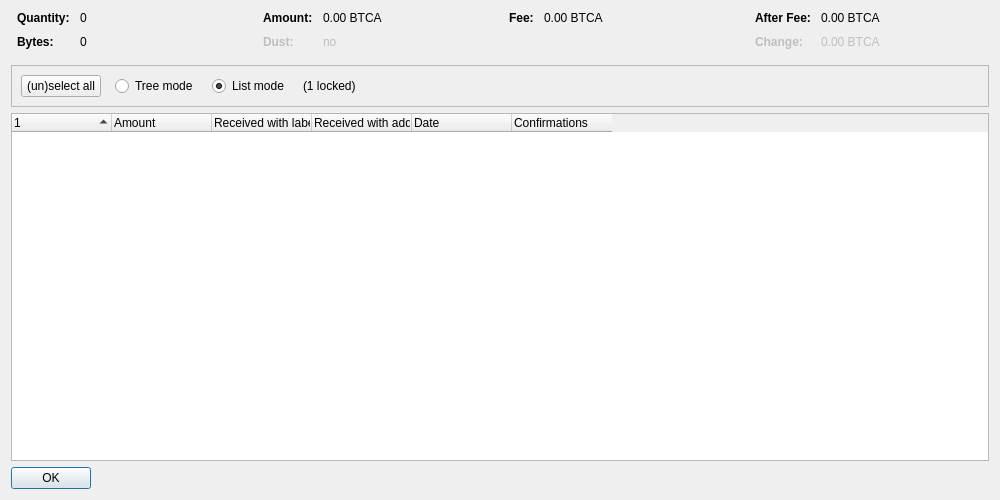
<?xml version="1.0" encoding="UTF-8"?>
<ui version="4.0">
 <class>CoinControlDialog</class>
 <widget class="QDialog" name="CoinControlDialog">
  <property name="geometry">
   <rect>
    <x>0</x>
    <y>0</y>
    <width>1000</width>
    <height>500</height>
   </rect>
  </property>
  <property name="windowTitle">
   <string>Coin Selection</string>
  </property>
  <layout class="QVBoxLayout" name="verticalLayout">
   <item>
    <layout class="QHBoxLayout" name="horizontalLayoutTop" stretch="0,0,0,0">
     <property name="topMargin">
      <number>0</number>
     </property>
     <property name="bottomMargin">
      <number>10</number>
     </property>
     <item>
      <layout class="QFormLayout" name="formLayoutCoinControl1">
       <property name="horizontalSpacing">
        <number>10</number>
       </property>
       <property name="verticalSpacing">
        <number>10</number>
       </property>
       <property name="leftMargin">
        <number>6</number>
       </property>
       <property name="rightMargin">
        <number>6</number>
       </property>
       <item row="0" column="0">
        <widget class="QLabel" name="labelCoinControlQuantityText">
         <property name="font">
          <font>
           <weight>75</weight>
           <bold>true</bold>
          </font>
         </property>
         <property name="text">
          <string>Quantity:</string>
         </property>
        </widget>
       </item>
       <item row="0" column="1">
        <widget class="QLabel" name="labelCoinControlQuantity">
         <property name="cursor">
          <cursorShape>IBeamCursor</cursorShape>
         </property>
         <property name="contextMenuPolicy">
          <enum>Qt::ActionsContextMenu</enum>
         </property>
         <property name="text">
          <string notr="true">0</string>
         </property>
         <property name="textInteractionFlags">
          <set>Qt::LinksAccessibleByMouse|Qt::TextSelectableByKeyboard|Qt::TextSelectableByMouse</set>
         </property>
        </widget>
       </item>
       <item row="1" column="0">
        <widget class="QLabel" name="labelCoinControlBytesText">
         <property name="font">
          <font>
           <weight>75</weight>
           <bold>true</bold>
          </font>
         </property>
         <property name="text">
          <string>Bytes:</string>
         </property>
        </widget>
       </item>
       <item row="1" column="1">
        <widget class="QLabel" name="labelCoinControlBytes">
         <property name="cursor">
          <cursorShape>IBeamCursor</cursorShape>
         </property>
         <property name="contextMenuPolicy">
          <enum>Qt::ActionsContextMenu</enum>
         </property>
         <property name="text">
          <string notr="true">0</string>
         </property>
         <property name="textInteractionFlags">
          <set>Qt::LinksAccessibleByMouse|Qt::TextSelectableByKeyboard|Qt::TextSelectableByMouse</set>
         </property>
        </widget>
       </item>
      </layout>
     </item>
     <item>
      <layout class="QFormLayout" name="formLayoutCoinControl2">
       <property name="horizontalSpacing">
        <number>10</number>
       </property>
       <property name="verticalSpacing">
        <number>10</number>
       </property>
       <property name="leftMargin">
        <number>6</number>
       </property>
       <property name="rightMargin">
        <number>6</number>
       </property>
       <item row="0" column="0">
        <widget class="QLabel" name="labelCoinControlAmountText">
         <property name="font">
          <font>
           <weight>75</weight>
           <bold>true</bold>
          </font>
         </property>
         <property name="text">
          <string>Amount:</string>
         </property>
        </widget>
       </item>
       <item row="0" column="1">
        <widget class="QLabel" name="labelCoinControlAmount">
         <property name="cursor">
          <cursorShape>IBeamCursor</cursorShape>
         </property>
         <property name="contextMenuPolicy">
          <enum>Qt::ActionsContextMenu</enum>
         </property>
         <property name="text">
          <string notr="true">0.00 BTCA</string>
         </property>
         <property name="textInteractionFlags">
          <set>Qt::LinksAccessibleByMouse|Qt::TextSelectableByKeyboard|Qt::TextSelectableByMouse</set>
         </property>
        </widget>
       </item>
       <item row="1" column="0">
        <widget class="QLabel" name="labelCoinControlLowOutputText">
         <property name="enabled">
          <bool>false</bool>
         </property>
         <property name="font">
          <font>
           <weight>75</weight>
           <bold>true</bold>
          </font>
         </property>
         <property name="text">
          <string>Dust:</string>
         </property>
        </widget>
       </item>
       <item row="1" column="1">
        <widget class="QLabel" name="labelCoinControlLowOutput">
         <property name="enabled">
          <bool>false</bool>
         </property>
         <property name="cursor">
          <cursorShape>IBeamCursor</cursorShape>
         </property>
         <property name="contextMenuPolicy">
          <enum>Qt::ActionsContextMenu</enum>
         </property>
         <property name="text">
          <string notr="true">no</string>
         </property>
         <property name="textInteractionFlags">
          <set>Qt::LinksAccessibleByMouse|Qt::TextSelectableByKeyboard|Qt::TextSelectableByMouse</set>
         </property>
        </widget>
       </item>
      </layout>
     </item>
     <item>
      <layout class="QFormLayout" name="formLayoutCoinControl3">
       <property name="horizontalSpacing">
        <number>10</number>
       </property>
       <property name="verticalSpacing">
        <number>10</number>
       </property>
       <property name="leftMargin">
        <number>6</number>
       </property>
       <property name="rightMargin">
        <number>6</number>
       </property>
       <item row="0" column="0">
        <widget class="QLabel" name="labelCoinControlFeeText">
         <property name="font">
          <font>
           <weight>75</weight>
           <bold>true</bold>
          </font>
         </property>
         <property name="text">
          <string>Fee:</string>
         </property>
        </widget>
       </item>
       <item row="0" column="1">
        <widget class="QLabel" name="labelCoinControlFee">
         <property name="cursor">
          <cursorShape>IBeamCursor</cursorShape>
         </property>
         <property name="contextMenuPolicy">
          <enum>Qt::ActionsContextMenu</enum>
         </property>
         <property name="text">
          <string notr="true">0.00 BTCA</string>
         </property>
         <property name="textInteractionFlags">
          <set>Qt::LinksAccessibleByMouse|Qt::TextSelectableByKeyboard|Qt::TextSelectableByMouse</set>
         </property>
        </widget>
       </item>
      </layout>
     </item>
     <item>
      <layout class="QFormLayout" name="formLayoutCoinControl4">
       <property name="horizontalSpacing">
        <number>10</number>
       </property>
       <property name="verticalSpacing">
        <number>10</number>
       </property>
       <property name="leftMargin">
        <number>6</number>
       </property>
       <property name="rightMargin">
        <number>6</number>
       </property>
       <item row="0" column="0">
        <widget class="QLabel" name="labelCoinControlAfterFeeText">
         <property name="font">
          <font>
           <weight>75</weight>
           <bold>true</bold>
          </font>
         </property>
         <property name="text">
          <string>After Fee:</string>
         </property>
        </widget>
       </item>
       <item row="0" column="1">
        <widget class="QLabel" name="labelCoinControlAfterFee">
         <property name="cursor">
          <cursorShape>IBeamCursor</cursorShape>
         </property>
         <property name="contextMenuPolicy">
          <enum>Qt::ActionsContextMenu</enum>
         </property>
         <property name="text">
          <string notr="true">0.00 BTCA</string>
         </property>
         <property name="textInteractionFlags">
          <set>Qt::LinksAccessibleByMouse|Qt::TextSelectableByKeyboard|Qt::TextSelectableByMouse</set>
         </property>
        </widget>
       </item>
       <item row="1" column="0">
        <widget class="QLabel" name="labelCoinControlChangeText">
         <property name="enabled">
          <bool>false</bool>
         </property>
         <property name="font">
          <font>
           <weight>75</weight>
           <bold>true</bold>
          </font>
         </property>
         <property name="text">
          <string>Change:</string>
         </property>
        </widget>
       </item>
       <item row="1" column="1">
        <widget class="QLabel" name="labelCoinControlChange">
         <property name="enabled">
          <bool>false</bool>
         </property>
         <property name="cursor">
          <cursorShape>IBeamCursor</cursorShape>
         </property>
         <property name="contextMenuPolicy">
          <enum>Qt::ActionsContextMenu</enum>
         </property>
         <property name="text">
          <string notr="true">0.00 BTCA</string>
         </property>
         <property name="textInteractionFlags">
          <set>Qt::LinksAccessibleByMouse|Qt::TextSelectableByKeyboard|Qt::TextSelectableByMouse</set>
         </property>
        </widget>
       </item>
      </layout>
     </item>
    </layout>
   </item>
   <item>
    <widget class="QFrame" name="frame">
     <property name="minimumSize">
      <size>
       <width>0</width>
       <height>40</height>
      </size>
     </property>
     <property name="frameShape">
      <enum>QFrame::StyledPanel</enum>
     </property>
     <property name="frameShadow">
      <enum>QFrame::Sunken</enum>
     </property>
     <layout class="QHBoxLayout" name="horizontalLayout">
      <item>
       <layout class="QHBoxLayout" name="horizontalLayoutPanel" stretch="0,0,0,0,0">
        <property name="spacing">
         <number>14</number>
        </property>
        <item>
         <widget class="QPushButton" name="pushButtonSelectAll">
          <property name="sizePolicy">
           <sizepolicy hsizetype="Maximum" vsizetype="Fixed">
            <horstretch>0</horstretch>
            <verstretch>0</verstretch>
           </sizepolicy>
          </property>
          <property name="text">
           <string>(un)select all</string>
          </property>
          <property name="autoDefault">
           <bool>false</bool>
          </property>
         </widget>
        </item>
        <item>
         <widget class="QRadioButton" name="radioTreeMode">
          <property name="sizePolicy">
           <sizepolicy hsizetype="Maximum" vsizetype="Fixed">
            <horstretch>0</horstretch>
            <verstretch>0</verstretch>
           </sizepolicy>
          </property>
          <property name="text">
           <string>Tree mode</string>
          </property>
         </widget>
        </item>
        <item>
         <widget class="QRadioButton" name="radioListMode">
          <property name="sizePolicy">
           <sizepolicy hsizetype="Maximum" vsizetype="Fixed">
            <horstretch>0</horstretch>
            <verstretch>0</verstretch>
           </sizepolicy>
          </property>
          <property name="text">
           <string>List mode</string>
          </property>
          <property name="checked">
           <bool>true</bool>
          </property>
         </widget>
        </item>
        <item>
         <widget class="QLabel" name="labelLocked">
          <property name="text">
           <string notr="true">(1 locked)</string>
          </property>
         </widget>
        </item>
        <item>
         <spacer name="horizontalSpacer">
          <property name="orientation">
           <enum>Qt::Horizontal</enum>
          </property>
          <property name="sizeHint" stdset="0">
           <size>
            <width>40</width>
            <height>20</height>
           </size>
          </property>
         </spacer>
        </item>
       </layout>
      </item>
     </layout>
    </widget>
   </item>
   <item>
    <widget class="CoinControlTreeWidget" name="treeWidget">
     <property name="contextMenuPolicy">
      <enum>Qt::CustomContextMenu</enum>
     </property>
     <property name="sortingEnabled">
      <bool>false</bool>
     </property>
     <property name="columnCount">
      <number>6</number>
     </property>
     <attribute name="headerShowSortIndicator" stdset="0">
      <bool>true</bool>
     </attribute>
     <attribute name="headerStretchLastSection">
      <bool>false</bool>
     </attribute>
     <column>
      <property name="text">
       <string/>
      </property>
     </column>
     <column>
      <property name="text">
       <string>Amount</string>
      </property>
     </column>
     <column>
      <property name="text">
       <string>Received with label</string>
      </property>
     </column>
     <column>
      <property name="text">
       <string>Received with address</string>
      </property>
     </column>
     <column>
      <property name="text">
       <string>Date</string>
      </property>
     </column>
     <column>
      <property name="text">
       <string>Confirmations</string>
      </property>
      <property name="toolTip">
       <string>Confirmed</string>
      </property>
     </column>
     <column>
      <property name="text">
       <string/>
      </property>
     </column>
     <column>
      <property name="text">
       <string/>
      </property>
     </column>
     <column>
      <property name="text">
       <string/>
      </property>
     </column>
     <column>
      <property name="text">
       <string/>
      </property>
     </column>
    </widget>
   </item>
   <item>
    <widget class="QDialogButtonBox" name="buttonBox">
     <property name="sizePolicy">
      <sizepolicy hsizetype="Maximum" vsizetype="Fixed">
       <horstretch>0</horstretch>
       <verstretch>0</verstretch>
      </sizepolicy>
     </property>
     <property name="orientation">
      <enum>Qt::Horizontal</enum>
     </property>
     <property name="standardButtons">
      <set>QDialogButtonBox::Ok</set>
     </property>
    </widget>
   </item>
  </layout>
 </widget>
 <customwidgets>
  <customwidget>
   <class>CoinControlTreeWidget</class>
   <extends>QTreeWidget</extends>
   <header>qt/coincontroltreewidget.h</header>
  </customwidget>
 </customwidgets>
 <resources/>
 <connections/>
</ui>
